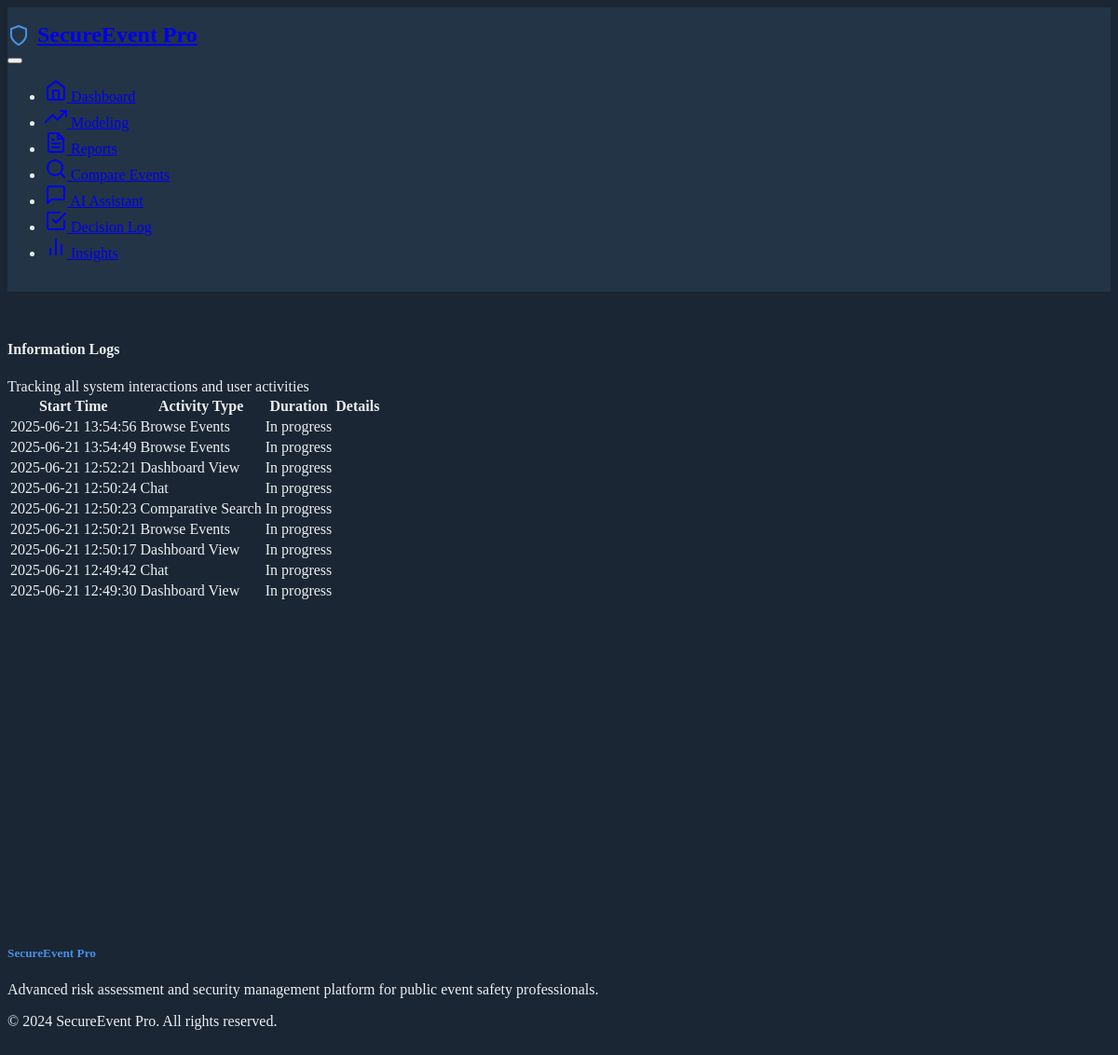
The page /access_logs on the database its author committed.
### models.py (models this page shows, shortened)
class ActivityLog(db.Model):
    id = db.Column(db.Integer, primary_key=True)
    event_report_id = db.Column(db.Integer, db.ForeignKey('event_report.id'), nullable=True)
    activity_type = db.Column(db.String(50), nullable=False)
    started_at = db.Column(db.DateTime, default=datetime.utcnow)
    ended_at = db.Column(db.DateTime)
    duration_seconds = db.Column(db.Integer)
    user_identifier = db.Column(db.String(100))
    session_id = db.Column(db.String(100))
    search_query = db.Column(db.String(500))
    filters_applied = db.Column(db.JSON, default=dict)
    interaction_details = db.Column(db.JSON, default=dict)
    related_resources = db.Column(db.JSON, default=list)
    user_decisions = db.Column(db.JSON, default=list)
    notes = db.Column(db.Text)

### routes.py (the view)
@app.route("/access_logs")
def view_access_logs():
    logs = ActivityLog.query.order_by(ActivityLog.started_at.desc()).all()
    return render_template("access_log.html", logs=logs)

### routes.py (called while the page is built)
@app.before_request
def before_request():
    g.start_time = datetime.utcnow()
    g.activity_log = None

@app.after_request
def after_request(response):
    if hasattr(g, "activity_log") and g.activity_log:
        end_activity_tracking(g.activity_log)
    return response

### templates/access_log.html (shortened to what this page needs)
{% extends "base.html" %}
{% block content %}
<div class="container">
    <div class="d-flex justify-content-between align-items-center mb-4">
        <h4 class="mb-0">Information Logs</h4>
        <div class="text-muted">
            Tracking all system interactions and user activities
        </div>
    </div>
    <div class="table-responsive">
        <table class="table table-hover">
            <thead>
                <tr>
                    <th>Start Time</th>
                    <th>Activity Type</th>
                    <th>Duration</th>
                    <th>Details</th>
                </tr>
            </thead>
            <tbody>
                {% for log in logs %}
                <tr>
                    <td>{{ log.started_at.strftime('%Y-%m-%d %H:%M:%S') }}</td>
                    <td>
                        <span class="badge bg-{{ 'primary' if log.activity_type == 'view_report' else 'info' if log.activity_type == 'search' else 'secondary' }}">
                            {{ log.activity_type|replace('_', ' ')|title }}
                        </span>
                    </td>
                    <td>
                        {% if log.duration_seconds %}
                            {{ log.duration_seconds }} seconds
                        {% else %}
                            In progress
                        {% endif %}
                    </td>
                    <td>
                    </td>
                </tr>
                {% endfor %}
            </tbody>
        </table>
    </div>
</div>
{% endblock %}

### templates/base.html (shortened to what this page needs)
<!DOCTYPE html>
<html lang="en" data-bs-theme="dark">
<head>
    <link href="https://cdn.replit.com/agent/bootstrap-agent-dark-theme.min.css" rel="stylesheet">
    <link href="https://cdn.jsdelivr.net/npm/feather-icons/dist/feather.min.css" rel="stylesheet">
</head>
<body>
    <nav class="navbar navbar-expand-lg navbar-dark bg-dark">
        <div class="container">
            <a class="navbar-brand" href="/">
                <i data-feather="shield" class="text-primary"></i>
                SecureEvent Pro
            </a>
            <button class="navbar-toggler" type="button" data-bs-toggle="collapse" data-bs-target="#navbarNav">
            </button>
            <div class="collapse navbar-collapse" id="navbarNav">
                <ul class="navbar-nav me-auto">
                    <li class="nav-item">
                        <a class="nav-link {{ 'active' if request.endpoint == 'dashboard' }}" href="{{ url_for('dashboard') }}">
                            <i data-feather="home" class="feather-sm"></i>
                            Dashboard
                        </a>
                    </li>
                    <li class="nav-item">
                        <a class="nav-link {{ 'active' if request.endpoint == 'modeling' }}" href="{{ url_for('modeling') }}">
                            <i data-feather="trending-up" class="feather-sm"></i>
                            Modeling
                        </a>
                    </li>
                    <li class="nav-item">
                        <a class="nav-link {{ 'active' if request.endpoint == 'index' }}" href="{{ url_for('index') }}">
                            <i data-feather="file-text" class="feather-sm"></i>
                            Reports
                        </a>
                    </li>
                    <li class="nav-item">
                        <a class="nav-link {{ 'active' if request.endpoint == 'comparative_search' }}" href="{{ url_for('comparative_search') }}">
                            <i data-feather="search" class="feather-sm"></i>
                            Compare Events
                        </a>
                    </li>
                    <li class="nav-item">
                        <a class="nav-link {{ 'active' if request.endpoint == 'chat' }}" href="{{ url_for('chat') }}">
                            <i data-feather="message-square" class="feather-sm"></i>
                            AI Assistant
                        </a>
                    </li>
                    <li class="nav-item">
                        <a class="nav-link {{ 'active' if request.endpoint == 'decision_log' }}" href="{{ url_for('decision_log') }}">
                            <i data-feather="check-square" class="feather-sm"></i>
                            Decision Log
                        </a>
                    </li>
                    <li class="nav-item">
                        <a class="nav-link {{ 'active' if request.endpoint == 'insights' }}" href="{{ url_for('insights') }}">
                            <i data-feather="bar-chart-2" class="feather-sm"></i>
                            Insights
                        </a>
                    </li>
                </ul>
            </div>
        </div>
    </nav>
    <main class="main-content">
        <div class="container">
            {% block content %}{% endblock %}
        </div>
    </main>
    <footer class="footer">
        <div class="container">
            <div class="row">
                <div class="col-md-6">
                    <h5 class="text-primary mb-3">SecureEvent Pro</h5>
                    <p class="text-muted mb-0">
                        Advanced risk assessment and security management platform for public event safety professionals.
                    </p>
                </div>
                <div class="col-md-6 text-md-end">
                    <p class="text-muted mb-0">
                        © 2024 SecureEvent Pro. All rights reserved.
                    </p>
                </div>
            </div>
        </div>
    </footer>
</body>
</html>

### templates/base.html (style rules this page uses)
:root { --primary-color: #4A90E2; --secondary-color: #2C3E50; --accent-color: #3498DB; --background-dark: #1A2634; --card-bg: #233446; --text-primary: #ECF0F1; --text-secondary: #B2BEC3; }
body { background-color: var(--background-dark); color: var(--text-primary); }
.navbar { background-color: var(--card-bg) !important; border-bottom: 1px solid var(--secondary-color); }
.text-primary { color: var(--primary-color) !important; }
.footer { background-color: var(--card-bg); border-color: var(--secondary-color); }
.navbar { border-bottom: 1px solid var(--bs-border-color); padding: 1rem 0; }
.navbar-brand { font-size: 1.5rem; font-weight: 600; display: flex; align-items: center; gap: 0.5rem; }
.nav-link { font-weight: 500; }
.footer { margin-top: 4rem; padding: 2rem 0; background: var(--bs-dark); border-top: 1px solid var(--bs-border-color); }
.main-content { min-height: calc(100vh - 280px); padding: 2rem 0; }
.badge { font-weight: 500; }

### rows shown on the page
ActivityLog: started_at "2025-06-21 13:54:56", activity_type "Browse Events", duration_seconds "In progress"
ActivityLog: started_at "2025-06-21 13:54:49", activity_type "Browse Events", duration_seconds "In progress"
ActivityLog: started_at "2025-06-21 12:52:21", activity_type "Dashboard View", duration_seconds "In progress"
ActivityLog: started_at "2025-06-21 12:50:24", activity_type "Chat", duration_seconds "In progress"
ActivityLog: started_at "2025-06-21 12:50:23", activity_type "Comparative Search", duration_seconds "In progress"
ActivityLog: started_at "2025-06-21 12:50:21", activity_type "Browse Events", duration_seconds "In progress"
ActivityLog: started_at "2025-06-21 12:50:17", activity_type "Dashboard View", duration_seconds "In progress"
ActivityLog: started_at "2025-06-21 12:49:42", activity_type "Chat", duration_seconds "In progress"
ActivityLog: started_at "2025-06-21 12:49:30", activity_type "Dashboard View", duration_seconds "In progress"
